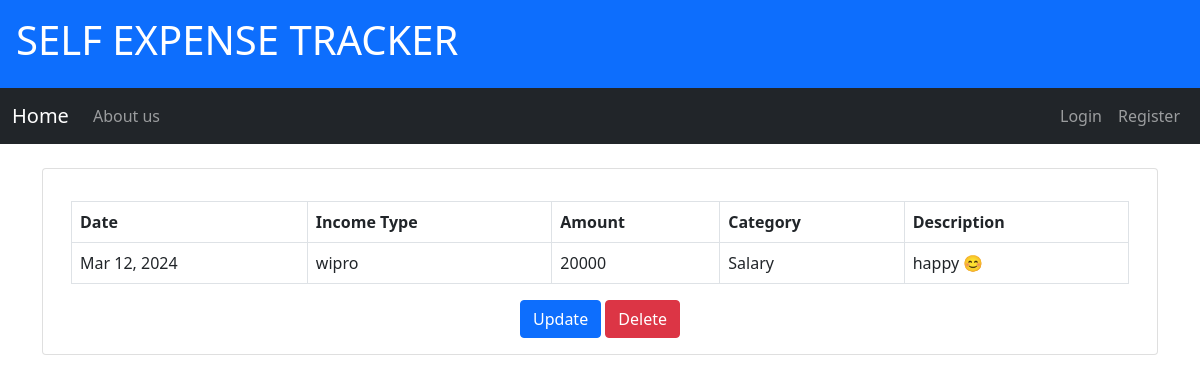
/income/6/, run on the app's committed database.
### finance/models.py (models this page shows, shortened)
class Income(models.Model):
    INCOME_CHOICES = [
        ('Salary', 'Salary'),
        ('Sales', 'Sales'),
        ('Dividends', 'Dividends'),
        ('Rental', 'Rental'),
        ('Grants', 'Grants'),
        ('Refunds', 'Refunds'),
        ('Awards', 'Awards'),
        ('Others', 'Others'),
    ]
    user = models.ForeignKey(User, on_delete=models.CASCADE)
    income_type = models.CharField(max_length=25)
    category = models.CharField(max_length=25, choices=INCOME_CHOICES)
    date = models.DateTimeField(default=timezone.now)
    amount = models.IntegerField()
    description = models.TextField(blank=True)

### finance/views.py (the view)
# urls.py: path('income/<int:pk>/', IncomeDetailView.as_view(), name='income-detail'),
class IncomeDetailView(DetailView):
    model = Income

### finance/templates/finance/income_detail.html
{% extends "finance/base.html" %}
{% block content %}
<div class="container mt-3">
    <table class="table table-bordered">
        <thead>
            <tr>
                <th>Date</th>
                <th>Income Type</th>
                <th>Amount</th>
                <th>Category</th>
                <th>Description</th>
            </tr>
        </thead>
        <tbody>
            <tr>
                <td>{{ object.date|date:"M d, Y" }}</td>
                <td>{{ object.income_type }}</td>
                <td>{{ object.amount }}</td>
                <td>{{ object.category }}</td>
                <td>{{ object.description }}</td>
            </tr>
        </tbody>
    </table>
    <div class="text-center">
        <a href="{% url 'income-update' object.id %}" class="btn btn-primary">Update</a>
        <a href="{% url 'income-delete' object.id %}" class="btn btn-danger">Delete</a>
    </div>
</div>
{% endblock %}

### data on the page
Income: date "Mar 12, 2024", income_type "wipro", amount "20000", category "Salary", description "happy 😊"
